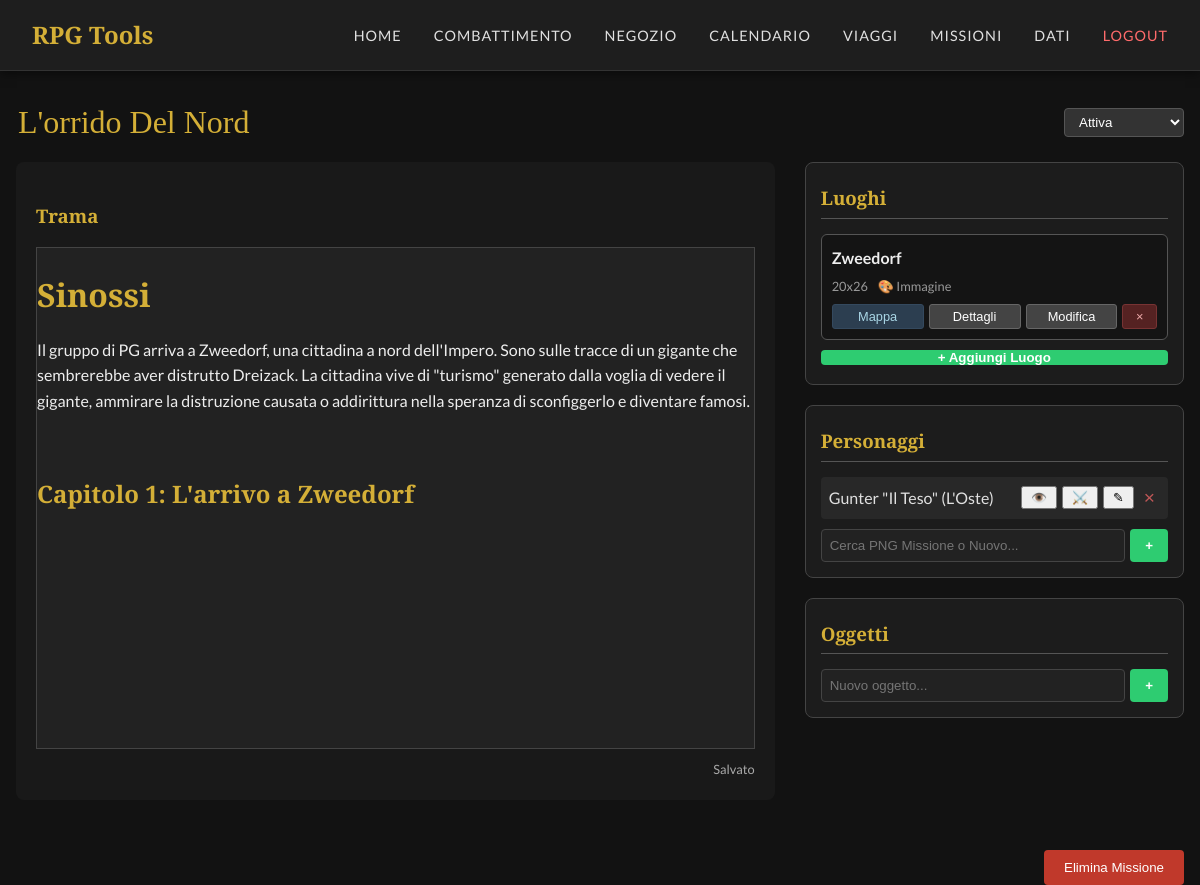
Page /missions/1 (signed in) on the earlier database version.
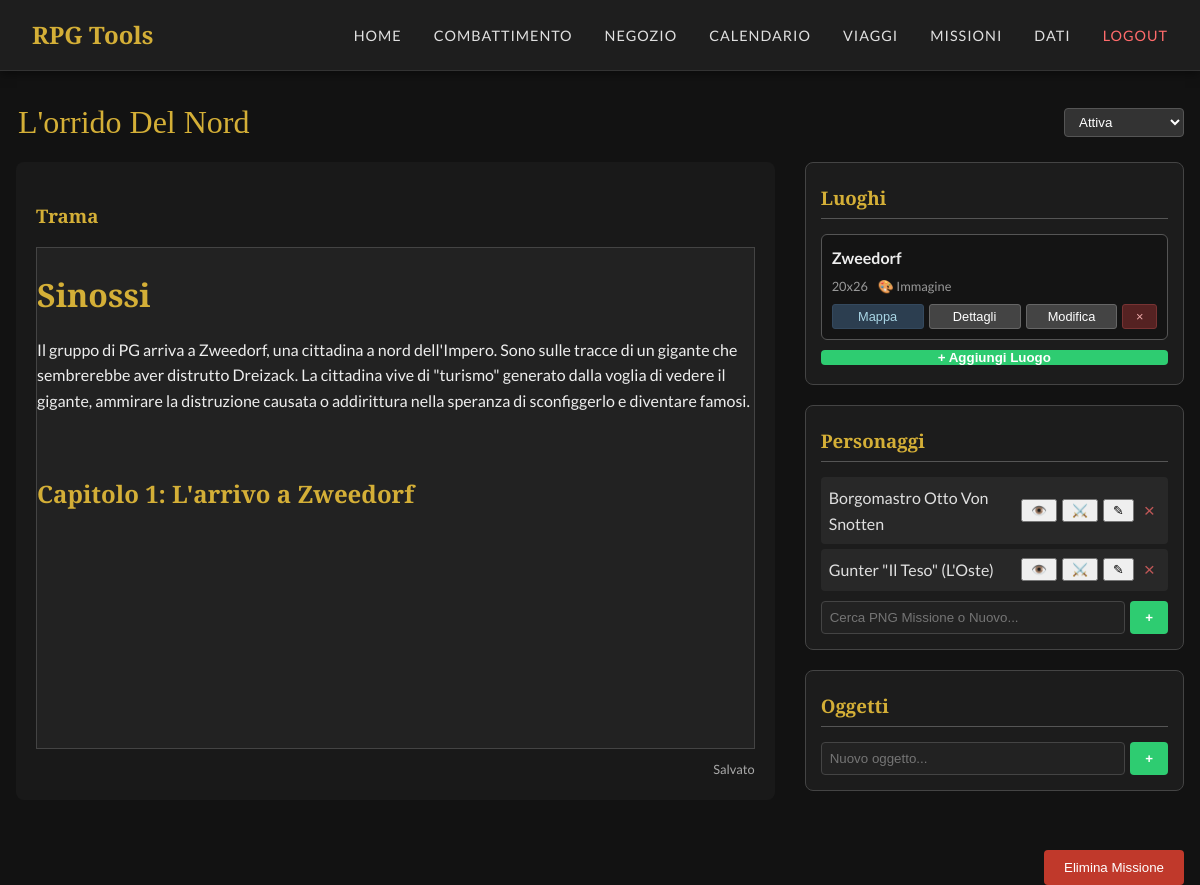
Same page on the later database version.
### tables this page shows
CREATE TABLE missions (
            id INTEGER PRIMARY KEY AUTOINCREMENT,
            title TEXT NOT NULL,
            plot TEXT DEFAULT '',
            status TEXT DEFAULT 'Attiva',
            created_at TIMESTAMP DEFAULT CURRENT_TIMESTAMP
        );

CREATE TABLE mission_places (
            id INTEGER PRIMARY KEY AUTOINCREMENT,
            mission_id INTEGER NOT NULL,
            name TEXT NOT NULL,
            description TEXT, image_filename TEXT, rows INTEGER DEFAULT 10, cols INTEGER DEFAULT 10,
            FOREIGN KEY (mission_id) REFERENCES missions (id) ON DELETE CASCADE
        );

CREATE TABLE modified_npcs (
            id INTEGER PRIMARY KEY AUTOINCREMENT,
            base_npc_id INTEGER,
            name TEXT NOT NULL,
            traits TEXT,
            ws INTEGER, bs INTEGER, s INTEGER, t INTEGER, ag INTEGER, int INTEGER, wp INTEGER, fel INTEGER,
            a INTEGER, w INTEGER, m INTEGER, mag INTEGER, ip INTEGER, fp INTEGER,
            armor_head INTEGER, armor_arms INTEGER, armor_body INTEGER, armor_legs INTEGER,
            description TEXT, special_rules TEXT,
            talents TEXT, skills TEXT, armor TEXT, weapons TEXT, equipment TEXT
        , image_filename TEXT, size TEXT DEFAULT "1x1");

### app.py (the view)
@app.route('/missions/<int:id>')
def mission_detail(id):
    db = get_db()
    cursor = db.execute('SELECT * FROM missions WHERE id = ?', (id,))
    mission = cursor.fetchone()
    if not mission:
        flash('Missione non trovata')
        return redirect(url_for('missions_list'))
    lists = {}
    c = db.execute('SELECT * FROM mission_places WHERE mission_id = ? ORDER BY id', (id,))
    lists['places'] = [dict(row) for row in c.fetchall()]
    c = db.execute('''
        SELECT m.* FROM modified_npcs m
        JOIN mission_npc_assignments a ON m.id = a.modified_npc_id
        WHERE a.mission_id = ?
        ORDER BY m.name
    ''', (id,))
    assigned_npcs = [dict(row) for row in c.fetchall()]
    for npc in assigned_npcs:
        npc['type'] = 'modified'
        npc['unique_id'] = f"modified_{npc['id']}"
    lists['characters'] = assigned_npcs
    c = db.execute('SELECT * FROM mission_items WHERE mission_id = ? ORDER BY id', (id,))
    lists['mission_items'] = [dict(row) for row in c.fetchall()]
    return render_template('mission_detail.html', mission=mission, lists=lists)

### app.py (called while the page is built)
@app.before_request
def require_login():
    allowed_routes = ['login', 'static', 'logout']
    if request.endpoint not in allowed_routes and 'logged_in' not in session:
        return redirect(url_for('login'))

def get_db():
    db = getattr(g, '_database', None)
    if db is None:
        db = g._database = sqlite3.connect(DATABASE)
        db.row_factory = sqlite3.Row
    return db

@app.teardown_appcontext
def close_connection(exception):
    db = getattr(g, '_database', None)
    if db is not None:
        db.close()

### templates/mission_detail.html (shortened to what this page needs)
{% extends 'base.html' %}
{% block extra_css %}
<link href="https://cdn.quilljs.com/1.3.6/quill.snow.css" rel="stylesheet">
{% endblock %}
{% block content %}
<div class="mission-header">
    <input type="text" id="missionTitle" class="editable-title" value="{{ mission.title }}"
        placeholder="Titolo Missione">
    <select id="missionStatus" class="status-select">
        <option value="Attiva" {% if mission.status=='Attiva' %}selected{% endif %}>Attiva</option>
    </select>
</div>
<div class="content-grid">
    <div class="plot-section">
        <h3>Trama</h3>
        <div id="editor-container">
            {{ mission.plot | safe }}
        </div>
        <div style="margin-top: 10px; text-align: right; color: #aaa; font-size: 0.8em;" id="saveStatus">Salvato</div>
    </div>
    <div class="lists-section">
        <div class="list-card">
            <h3>Luoghi</h3>
            <div class="places-grid" id="places-grid">
                {% for place in lists.places %}
                <div class="place-card" id="place-card-{{ place.id }}">
                    <div class="place-content">
                        <strong>{{ place.name }}</strong>
                        <div style="font-size:0.8em; color:#999; display:flex; gap:10px;">
                            <span>{{ place.rows }}x{{ place.cols }}</span>
                            {% if place.image_filename %}<span>🎨 Immagine</span>{% endif %}
                        </div>
                    </div>
                    <div class="place-actions">
                        <button class="combat-btn" onclick="loadPlaceToCombat('{{ place.id }}')">Mappa</button>
                        <button onclick="openPlaceDetailModal('{{ place.id }}')">Dettagli</button>
                        <button onclick="openEditPlaceModal('{{ place.id }}')">Modifica</button>
                        <button class="delete-btn-card"
                            onclick="deleteItem('places', '{{ place.id }}', this, true)">×</button>
                    </div>
                </div>
                {% endfor %}
            </div>
            <button onclick="openAddPlaceModal()" class="add-btn" style="width:100%; margin-top:10px;">+ Aggiungi
                Luogo</button>
        </div>
        <div class="list-card">
            <h3>Personaggi</h3>
            <ul class="list-items" id="characters-list">
                {% for item in lists.characters %}
                <li class="list-item" data-id="{{ item.unique_id }}">
                    <span>{{ item.name }}</span>
                    <div style="display:flex; gap:5px;">
                        <button class="combat-btn" onclick="showNpcDescription('{{ item.unique_id }}')"
                            style="font-size:0.8em; padding:2px 8px;">👁️</button>
                        <button class="combat-btn" onclick="loadNpcToCombat('{{ item.unique_id }}')"
                            style="font-size:0.8em; padding:2px 8px;">⚔️</button>
                        <button class="combat-btn" onclick="openNpcModal('{{ item.unique_id }}')"
                            style="font-size:0.8em; padding:2px 8px;">✎</button>
                        <button class="delete-btn" onclick="removeCharacter('{{ item.unique_id }}')">×</button>
                    </div>
                </li>
                {% endfor %}
            </ul>
            <div class="add-form">
                <input type="text" class="add-input" id="new-character" list="mission-npcs-datalist"
                    placeholder="Cerca PNG Missione o Nuovo..." autocomplete="off">
                <button class="add-btn" onclick="addMissionCharacter()">+</button>
            </div>
        </div>
        <div class="list-card">
            <h3>Oggetti</h3>
            <div class="add-form">
                <input type="text" class="add-input" id="new-item" placeholder="Nuovo oggetto...">
                <button class="add-btn" onclick="addItem('items')">+</button>
            </div>
        </div>
    </div>
</div>
<button class="delete-mission-btn" onclick="deleteMission()">Elimina Missione</button>
{% endblock %}

### templates/base.html (shortened to what this page needs)
<!DOCTYPE html>
<html lang="it">
<head>
    <link rel="stylesheet" href="{{ url_for('static', filename='css/style.css') }}">
    {% block extra_css %}{% endblock %}
</head>
<body>
    <nav class="navbar">
        <a href="{{ url_for('index') }}" class="navbar-brand">RPG Tools</a>
        <div class="nav-links" id="navLinks">
            <a href="{{ url_for('index') }}" class="nav-link">Home</a>
            <a href="{{ url_for('combat') }}" class="nav-link">Combattimento</a>
            <a href="{{ url_for('shop') }}" class="nav-link">Negozio</a>
            <a href="{{ url_for('calendar') }}" class="nav-link">Calendario</a>
            <a href="{{ url_for('travel') }}" class="nav-link">Viaggi</a>
            <a href="{{ url_for('missions_list') }}" class="nav-link">Missioni</a>
            <a href="{{ url_for('data_page') }}" class="nav-link">Dati</a>
            <a href="{{ url_for('logout') }}" class="nav-link" style="color: #ff6b6b;">Logout</a>
        </div>
    </nav>
    <div class="container">
        {% block content %}{% endblock %}
    </div>
</body>
</html>

### static/css/style.css (style rules this page uses)
:root { --bg-color: #121212; --card-bg: #1e1e1e; --text-primary: #e0e0e0; --text-secondary: #a0a0a0; --accent-color: #d4af37; --accent-hover: #f0c040; --border-color: #333; --font-heading: 'Cinzel', serif; --font-body: 'Lato', sans-serif; }
body { background-color: var(--bg-color); color: var(--text-primary); font-family: var(--font-body); margin: 0; padding: 0; line-height: 1.6; }
h1, h2, h3, h4, h5, h6 { font-family: var(--font-heading); color: var(--accent-color); margin-bottom: 1rem; }
a { color: var(--accent-color); text-decoration: none; transition: color 0.3s ease; }
.navbar { background-color: var(--card-bg); border-bottom: 1px solid var(--border-color); padding: 1rem 2rem; display: flex; justify-content: space-between; align-items: center; box-shadow: 0 2px 10px rgba(0, 0, 0, 0.5); position: sticky; top: 0; z-index: 1000; }
.navbar-brand { font-family: var(--font-heading); font-size: 1.5rem; font-weight: bold; color: var(--accent-color); }
.nav-links { display: flex; gap: 2rem; }
.nav-link { color: var(--text-primary); font-weight: 500; text-transform: uppercase; letter-spacing: 1px; font-size: 0.9rem; }
.container { max-width: 1200px; margin: 2rem auto; padding: 0 1rem; }

### templates/mission_detail.html (style rules this page uses)
.mission-header { display: flex; justify-content: space-between; align-items: center; margin-bottom: 20px; }
.editable-title { background: transparent; border: none; color: #d4af37; font-family: 'Cinzel', serif; font-size: 2em; width: 100%; margin-right: 20px; }
.status-select { background: #333; color: white; padding: 5px 10px; border: 1px solid #555; border-radius: 4px; min-width: 120px; }
.content-grid { display: grid; grid-template-columns: 2fr 1fr; gap: 30px; }
.plot-section { background: rgba(30, 30, 30, 0.6); padding: 20px; border-radius: 8px; }
#editor-container { height: 500px; background: #222; color: #eee; border: 1px solid #444; }
.lists-section { display: flex; flex-direction: column; gap: 20px; }
.list-card { background: rgba(30, 30, 30, 0.8); border: 1px solid #444; border-radius: 8px; padding: 15px; }
.list-card h3 { margin-top: 5px; border-bottom: 1px solid #555; padding-bottom: 5px; margin-bottom: 15px; color: #d4af37; }
.list-items { list-style: none; padding: 0; margin: 0; }
.list-item { display: flex; justify-content: space-between; align-items: center; padding: 8px; background: rgba(255, 255, 255, 0.05); margin-bottom: 5px; border-radius: 4px; transition: background 0.2s; }
.delete-btn { background: none; border: none; color: #ff6b6b; cursor: pointer; opacity: 0.7; font-size: 1.2em; line-height: 1; padding: 0 5px; }
.add-form { display: flex; margin-top: 10px; gap: 5px; }
.add-input { flex: 1; background: #222; border: 1px solid #444; color: white; padding: 8px; border-radius: 4px; }
.add-btn { background: #2ecc71; border: none; color: white; padding: 0 15px; border-radius: 4px; cursor: pointer; font-weight: bold; }
.delete-mission-btn { background: #c0392b; color: white; border: none; padding: 10px 20px; border-radius: 4px; cursor: pointer; margin-top: 50px; float: right; }
.places-grid { display: grid; gap: 10px; }
.place-card { background: rgba(0, 0, 0, 0.3); padding: 10px; border-radius: 6px; border: 1px solid #555; }
.place-card strong { display: block; margin-bottom: 5px; color: #eee; }
.place-actions { display: flex; gap: 5px; margin-top: 8px; }
.place-actions button { flex: 1; font-size: 0.8em; padding: 4px; background: #444; border: 1px solid #666; color: white; border-radius: 3px; cursor: pointer; }
.place-actions button.combat-btn { background: #2c3e50; border-color: #34495e; color: #a9d6e5; }
.place-actions button.delete-btn-card { background: #522; border-color: #733; color: #eaa; flex: 0.3; }

Differences in the rows shown:
added modified_npcs: name "Borgomastro Otto Von Snotten"
